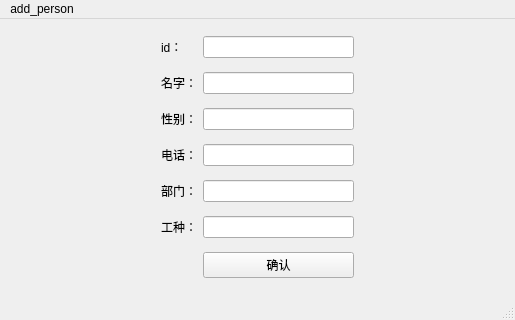
<?xml version="1.0" encoding="UTF-8"?>
<ui version="4.0">
 <class>SubWindow</class>
 <widget class="QMainWindow" name="SubWindow">
  <property name="geometry">
   <rect>
    <x>0</x>
    <y>0</y>
    <width>515</width>
    <height>320</height>
   </rect>
  </property>
  <property name="windowTitle">
   <string>MainWindow</string>
  </property>
  <widget class="QWidget" name="centralwidget">
   <layout class="QGridLayout" name="gridLayout">
    <item row="0" column="0">
     <spacer name="horizontalSpacer_11">
      <property name="orientation">
       <enum>Qt::Horizontal</enum>
      </property>
      <property name="sizeHint" stdset="0">
       <size>
        <width>152</width>
        <height>20</height>
       </size>
      </property>
     </spacer>
    </item>
    <item row="0" column="1">
     <widget class="QLabel" name="label_6">
      <property name="text">
       <string>id：</string>
      </property>
     </widget>
    </item>
    <item row="0" column="2">
     <widget class="QLineEdit" name="id"/>
    </item>
    <item row="0" column="3">
     <spacer name="horizontalSpacer_12">
      <property name="orientation">
       <enum>Qt::Horizontal</enum>
      </property>
      <property name="sizeHint" stdset="0">
       <size>
        <width>152</width>
        <height>20</height>
       </size>
      </property>
     </spacer>
    </item>
    <item row="1" column="0">
     <spacer name="horizontalSpacer_2">
      <property name="orientation">
       <enum>Qt::Horizontal</enum>
      </property>
      <property name="sizeHint" stdset="0">
       <size>
        <width>152</width>
        <height>20</height>
       </size>
      </property>
     </spacer>
    </item>
    <item row="1" column="1">
     <widget class="QLabel" name="label">
      <property name="text">
       <string>名字：</string>
      </property>
     </widget>
    </item>
    <item row="1" column="2">
     <widget class="QLineEdit" name="name"/>
    </item>
    <item row="1" column="3">
     <spacer name="horizontalSpacer">
      <property name="orientation">
       <enum>Qt::Horizontal</enum>
      </property>
      <property name="sizeHint" stdset="0">
       <size>
        <width>40</width>
        <height>20</height>
       </size>
      </property>
     </spacer>
    </item>
    <item row="2" column="0">
     <spacer name="horizontalSpacer_7">
      <property name="orientation">
       <enum>Qt::Horizontal</enum>
      </property>
      <property name="sizeHint" stdset="0">
       <size>
        <width>152</width>
        <height>20</height>
       </size>
      </property>
     </spacer>
    </item>
    <item row="2" column="1">
     <widget class="QLabel" name="label_3">
      <property name="text">
       <string>性别：</string>
      </property>
     </widget>
    </item>
    <item row="2" column="2">
     <widget class="QLineEdit" name="gender"/>
    </item>
    <item row="2" column="3">
     <spacer name="horizontalSpacer_3">
      <property name="orientation">
       <enum>Qt::Horizontal</enum>
      </property>
      <property name="sizeHint" stdset="0">
       <size>
        <width>40</width>
        <height>20</height>
       </size>
      </property>
     </spacer>
    </item>
    <item row="3" column="0">
     <spacer name="horizontalSpacer_8">
      <property name="orientation">
       <enum>Qt::Horizontal</enum>
      </property>
      <property name="sizeHint" stdset="0">
       <size>
        <width>152</width>
        <height>20</height>
       </size>
      </property>
     </spacer>
    </item>
    <item row="3" column="1">
     <widget class="QLabel" name="label_4">
      <property name="text">
       <string>电话：</string>
      </property>
     </widget>
    </item>
    <item row="3" column="2">
     <widget class="QLineEdit" name="tele"/>
    </item>
    <item row="3" column="3">
     <spacer name="horizontalSpacer_4">
      <property name="orientation">
       <enum>Qt::Horizontal</enum>
      </property>
      <property name="sizeHint" stdset="0">
       <size>
        <width>152</width>
        <height>20</height>
       </size>
      </property>
     </spacer>
    </item>
    <item row="4" column="0">
     <spacer name="horizontalSpacer_9">
      <property name="orientation">
       <enum>Qt::Horizontal</enum>
      </property>
      <property name="sizeHint" stdset="0">
       <size>
        <width>152</width>
        <height>20</height>
       </size>
      </property>
     </spacer>
    </item>
    <item row="4" column="1">
     <widget class="QLabel" name="label_2">
      <property name="text">
       <string>部门：</string>
      </property>
     </widget>
    </item>
    <item row="4" column="2">
     <widget class="QLineEdit" name="depart"/>
    </item>
    <item row="4" column="3">
     <spacer name="horizontalSpacer_5">
      <property name="orientation">
       <enum>Qt::Horizontal</enum>
      </property>
      <property name="sizeHint" stdset="0">
       <size>
        <width>152</width>
        <height>20</height>
       </size>
      </property>
     </spacer>
    </item>
    <item row="5" column="0">
     <spacer name="horizontalSpacer_10">
      <property name="orientation">
       <enum>Qt::Horizontal</enum>
      </property>
      <property name="sizeHint" stdset="0">
       <size>
        <width>152</width>
        <height>20</height>
       </size>
      </property>
     </spacer>
    </item>
    <item row="5" column="1">
     <widget class="QLabel" name="label_5">
      <property name="text">
       <string>工种：</string>
      </property>
     </widget>
    </item>
    <item row="5" column="2">
     <widget class="QLineEdit" name="level"/>
    </item>
    <item row="5" column="3">
     <spacer name="horizontalSpacer_6">
      <property name="orientation">
       <enum>Qt::Horizontal</enum>
      </property>
      <property name="sizeHint" stdset="0">
       <size>
        <width>152</width>
        <height>20</height>
       </size>
      </property>
     </spacer>
    </item>
    <item row="6" column="2">
     <widget class="QPushButton" name="add_person">
      <property name="text">
       <string>确认</string>
      </property>
     </widget>
    </item>
   </layout>
  </widget>
  <widget class="QMenuBar" name="menubar">
   <property name="geometry">
    <rect>
     <x>0</x>
     <y>0</y>
     <width>515</width>
     <height>17</height>
    </rect>
   </property>
   <widget class="QMenu" name="menuadd_person">
    <property name="title">
     <string>add_person</string>
    </property>
   </widget>
   <addaction name="menuadd_person"/>
  </widget>
  <widget class="QStatusBar" name="statusbar"/>
 </widget>
 <resources/>
 <connections/>
</ui>
